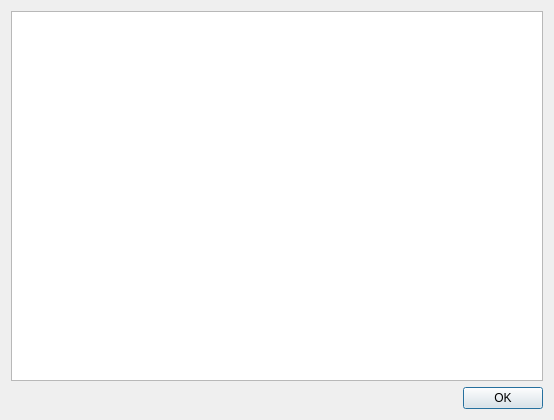
<?xml version="1.0" encoding="UTF-8"?>
<ui version="4.0">
 <class>FilePropsDialog</class>
 <widget class="QDialog" name="FilePropsDialog">
  <property name="geometry">
   <rect>
    <x>0</x>
    <y>0</y>
    <width>554</width>
    <height>420</height>
   </rect>
  </property>
  <property name="windowTitle">
   <string notr="true">Dialog</string>
  </property>
  <property name="toolTip">
   <string notr="true"/>
  </property>
  <property name="statusTip">
   <string notr="true"/>
  </property>
  <property name="whatsThis">
   <string notr="true"/>
  </property>
  <property name="accessibleName">
   <string notr="true"/>
  </property>
  <property name="accessibleDescription">
   <string notr="true"/>
  </property>
  <property name="windowFilePath">
   <string notr="true"/>
  </property>
  <layout class="QVBoxLayout" name="verticalLayout">
   <item>
    <widget class="QTableWidget" name="tableWidget">
     <property name="toolTip">
      <string notr="true"/>
     </property>
     <property name="statusTip">
      <string notr="true"/>
     </property>
     <property name="whatsThis">
      <string notr="true"/>
     </property>
     <property name="accessibleName">
      <string notr="true"/>
     </property>
     <property name="accessibleDescription">
      <string notr="true"/>
     </property>
     <property name="horizontalScrollMode">
      <enum>QAbstractItemView::ScrollPerPixel</enum>
     </property>
    </widget>
   </item>
   <item>
    <widget class="QDialogButtonBox" name="buttonBox">
     <property name="accessibleDescription">
      <string notr="true"/>
     </property>
     <property name="orientation">
      <enum>Qt::Horizontal</enum>
     </property>
     <property name="standardButtons">
      <set>QDialogButtonBox::Ok</set>
     </property>
    </widget>
   </item>
  </layout>
 </widget>
 <resources/>
 <connections>
  <connection>
   <sender>buttonBox</sender>
   <signal>accepted()</signal>
   <receiver>FilePropsDialog</receiver>
   <slot>accept()</slot>
   <hints>
    <hint type="sourcelabel">
     <x>248</x>
     <y>254</y>
    </hint>
    <hint type="destinationlabel">
     <x>157</x>
     <y>274</y>
    </hint>
   </hints>
  </connection>
  <connection>
   <sender>buttonBox</sender>
   <signal>rejected()</signal>
   <receiver>FilePropsDialog</receiver>
   <slot>reject()</slot>
   <hints>
    <hint type="sourcelabel">
     <x>316</x>
     <y>260</y>
    </hint>
    <hint type="destinationlabel">
     <x>286</x>
     <y>274</y>
    </hint>
   </hints>
  </connection>
 </connections>
</ui>
